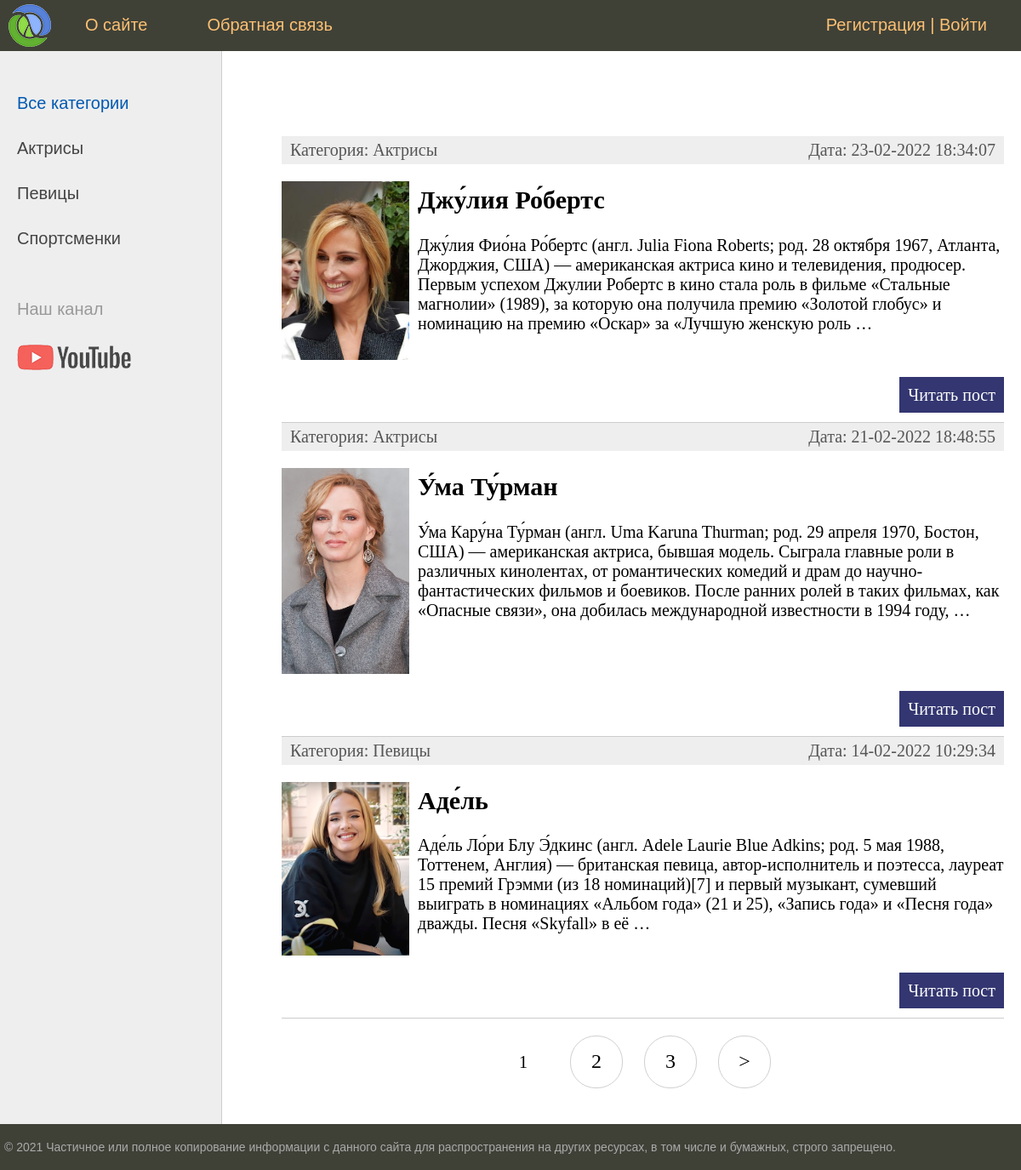
The page / on the database its author committed.
### women/models.py (models this page shows, shortened)
class Category(models.Model):
    name = models.CharField(max_length=100, db_index=True, verbose_name="Категория")
    slug = models.SlugField(max_length=255, unique=True, db_index=True, verbose_name="URL")
    def __str__(self):
        return self.name
    def get_absolute_url(self):
        return reverse('category', kwargs={'cat_slug': self.slug})
    class Meta:
        verbose_name = 'Категория'
        verbose_name_plural = 'Категории'
        ordering = ['id']

class Women(models.Model):
    title = models.CharField(max_length=255, verbose_name="Заголовок")
    slug = models.SlugField(max_length=255, unique=True, db_index=True, verbose_name="URL")
    content = models.TextField(blank=True, verbose_name="Текст статьи")
    photo = models.ImageField(upload_to="photos/%Y/%m/%d/", verbose_name="Фото")
    time_create = models.DateTimeField(auto_now_add=True, verbose_name="Время создания")
    time_update = models.DateTimeField(auto_now=True, verbose_name="Время изменения")
    is_published = models.BooleanField(default=True, verbose_name="Публикация")
    cat = models.ForeignKey('Category', on_delete=models.PROTECT, verbose_name="Категории")
    def get_absolute_url(self):
        return reverse('post', kwargs={'post_slug': self.slug})
    class Meta:
        verbose_name = 'Известные женщины'
        verbose_name_plural = 'Известные женщины'
        ordering = ['id']

### women/views.py (the view)
# urls.py: path('', WomenHome.as_view(), name='home'),
class WomenHome(DataMixin, ListView):
    model = Women
    template_name = 'women/index.html'
    context_object_name = 'posts'
    def get_context_data(self, *, object_list=None, **kwargs):
        context = super().get_context_data(**kwargs)
        c_def = self.get_user_context(title="Главная страница")
        return dict(list(context.items()) + list(c_def.items()))
    def get_queryset(self):
        return Women.objects.filter(is_published=True).select_related('cat')

### women/utils.py (called while the page is built)
    def get_user_context(self, **kwargs):
        context = kwargs
        cats = Category.objects.annotate(Count('women'))
        user_menu = menu.copy()
        if not self.request.user.is_authenticated:
            user_menu.pop(1)
        context['menu'] = user_menu
        context['cats'] = cats
        if 'cat_selected' not in context:
            context['cat_selected'] = 0
        return context

### women/templates/women/index.html (shortened to what this page needs)
{% extends 'women/base.html' %}
{% block content %}
<ul class="list-articles">
	{% for p in posts %}
			<li><div class="article-panel">
	<p class="first">Категория: {{p.cat}}</p>
	<p class="last">Дата: {{p.time_update|date:"d-m-Y H:i:s"}}</p>
</div>
{% if p.photo %}
	<p><img class="img-article-left thumb" src="{{p.photo.url}}"></p>
{% endif %}
				<h2>{{p.title}}</h2>
	{% autoescape on %}
	{{p.content|safe|truncatewords:50}}
	{% endautoescape %}
			<p class="link-read-post"><a href="{{ p.get_absolute_url }}">Читать пост</a></p>
			</li>
	{% endfor %}
</ul>
{% endblock %}

### women/templates/women/base.html (shortened to what this page needs)
{% load static %}
{% load women_tags %}
<!DOCTYPE html>
<html>
<head>
	<link type="text/css" href="{% static 'women/css/styles.css' %}" rel="stylesheet" />
</head>
<body>
<table class="table-page" border=0 cellpadding="0" cellspacing="0">
<tr><td valign=top>
{% block mainmenu %}
		<div class="header">
			<ul id="mainmenu" class="mainmenu">
			<li class="logo"><a href="{% url 'home' %}"><div class="logo"></div></a></li>
{% for m in menu %}
			<li><a href="{% url m.url_name %}">{{m.title}}</a></li>
{% endfor %}
				{% if request.user.is_authenticated %}
				<li class="last"> {{user.username}} | <a href="{% url 'logout' %}">Выйти</a></li>
				{% else %}
				<li class="last"><a href="{% url 'register' %}">Регистрация</a> | <a href="{% url 'login' %}">Войти</a></li>
				{% endif %}
			</ul>
		</div>
{% endblock mainmenu %}
<table class="table-content" border=0 cellpadding="0" cellspacing="0">
<tr>
	<td valign="top" class="left-chapters">
	<ul id="leftchapters">
{% if cat_selected == 0 %}
		<li class="selected">Все категории</li>
{% else %}
		<li><a href="{% url 'home' %}">Все категории</a></li>
{% endif %}
{% for c in cats %}
{% if c.women__count > 0 %}
	{% if c.pk == cat_selected %}
		<li class="selected">{{c.name}}</li>
	{% else %}
		<li><a href="{{ c.get_absolute_url }}">{{c.name}}</a></li>
	{% endif %}
{% endif %}
{% endfor %}
		<li class="share">
		<p>Наш канал</p>
		<a class="share-yt" href="https://www.youtube.com/channel/UClJzWfGWuGJL2t-3dYKcHTA/playlists" target="_blank" rel="nofollow"></a>
		</li>
	</ul>
</td>
<td valign="top" class="content">
	<div class="content-text">
{% block content %}
{% endblock %}
{% if page_obj.has_other_pages %}
<nav class="list-pages">
    <ul>
        {% for p in paginator.page_range %}
		{% if page_obj.number == p %}
        <li class="page-num page-num-selected">{{ p }}</li>
		{% elif p >= page_obj.number|add:-2 and p <= page_obj.number|add:2  %}
        <li class="page-num">
            <a href="?page={{ p }}">{{ p }}</a>
        </li>
		{% endif %}
        {% endfor %}
{% if page_obj.has_next %}
<li class="page-num">
	<a href="?page={{ page_obj.next_page_number }}">&gt;</a>
</li>
{% endif %}
    </ul>
</nav>
{% endif %}
	</div>
</td></tr></table>
</td></tr>
<tr><td valign=top>
	<div id="footer">
		<p>&copy; 2021 Частичное или полное копирование информации с данного сайта для распространения на других ресурсах, в том числе и бумажных, строго запрещено.</p>
	</div>
</td></tr></table>
</body>
</html>

### static/women/css/styles.css (style rules this page uses)
html, body { font-family: 'Arial'; margin: 0; padding: 0; height: 100%; width: 100%; color: #444; }
a { color: #0059b2; text-decoration: none; }
img { max-width: 600px; height: auto; }
img.img-article-left { max-width: 300px; height: auto; float: left; padding: 0 10px 10px 0; }
img.img-article-left.thumb { max-width: 150px; height: auto; }
p.link-read-post { text-align: right; }
p.link-read-post a { padding: 10px; min-width: 100px; background: #333671; color: #fff; text-decoration: none; }
div.article-panel { background: #eee; padding: 5px 10px 5px 10px; box-sizing: border-box; overflow: hidden; color: #555; }
div.article-panel p.first { margin: 0; float: left; }
div.article-panel p.last { margin: 0; float: right; }
ul.list-articles { list-style: none; margin: 0; padding: 0; }
ul.list-articles li { border-bottom: 1px solid #ccc; }
.table-page { width: 100%; height: 100%; vertical-align: top; }
.table-page tr { height: 100%; }
.header { background: #3F4137; height: 60px; }
.logo { background: url('../images/logo.png') no-repeat 10px 5px; width: 70px; height: 60px; }
ul.mainmenu { list-style: none; margin: 0; padding: 0; height: 60px; color: #fdc073; font-size: 20px; overflow: hidden; }
ul.mainmenu li { float: left; margin: 18px 40px 0 30px; }
ul.mainmenu li.logo { margin: 0; }
ul.mainmenu li.last { float: right; }
ul.mainmenu li a { color: #fdc073; text-decoration: none; }
.table-content { width: 100%; min-height: 100%; height: 100%; }
.left-chapters { margin: 0; background: #eee; border-right: 1px solid #ccc; min-height: 100%; }
.left-chapters ul { width: 230px; min-height: 100%; margin: 0; padding: 20px 10px 10px 20px; list-style: none; font-size: 20px; }
.left-chapters ul li { margin: 30px 0 0 0; color: #999; }
.left-chapters ul li.selected { color: #0059b2; }
.left-chapters ul li a { color: #444; text-decoration: none; }
.left-chapters ul li.share { margin: 60px 0 0 0; }
.left-chapters ul li.share p { margin: 30px 0 30px 0; }
.left-chapters ul li.share a { display: inline-block; width: 40px; height: 40px; margin: 0 20px 0 0; }
.left-chapters ul li.share a.share-yt { width: 100%; height: 30px; background: url('../images/share_yt.png') no-repeat 0 0 }
.content { padding: 40px 20px 20px 40px; width: 100%; box-sizing: border-box; }
.content-text { margin: 60px 0 0 30px; color: #000; font-size: 20px; font-family: Yandex Sans Display Light; }
#footer { box-sizing: border-box; background: #3F4137; padding: 5px; color: #aaa; font-size: 14px; font-family: Verdana, Geneva, Arial, Helvetica; text-align: left; overflow: hidden; }
.list-pages { text-align: center; margin: 0 0 20px 0; }
.list-pages ul { margin: 20px 0 0 0; padding: 0; list-style: none; }
.list-pages ul li { display: inline-block; margin: 0 20px 0 0; }
.list-pages a { color: #000; font-size: 24px; text-decoration: none; }
.list-pages .page-num, .page-num-selected { display: inline-block; width: 60px; height: 44px; padding: 16px 0 0 0; border: 1px solid #d0d0d0; border-radius: 30px; }
.list-pages .page-num-selected { border: none; color: #000; font-size: 20px; }

### rows shown on the page
Category: name "Актрисы"
Category: name "Певицы"
Category: name "Спортсменки"
Women: cat "Актрисы", time_update "23-02-2022 18:34:07", photo (picture), title "Джу́лия Ро́бертс", content "Джу́лия Фио́на Ро́бертс (англ. Julia Fiona Roberts; род. 28 октября 1967, Атланта, Джорджия, США) — американская актриса кино и телевидения, продюсер. Первым успехом Джулии Робертс в кино стала роль в фильме «Стальные магнолии» (1989), за которую она получила премию «Золотой глобус» и номинацию на премию «Оскар» за «Лучшую женскую роль …"
Women: cat "Актрисы", time_update "21-02-2022 18:48:55", photo (picture), title "У́ма Ту́рман", content "У́ма Кару́на Ту́рман (англ. Uma Karuna Thurman; род. 29 апреля 1970, Бостон, США) — американская актриса, бывшая модель. Сыграла главные роли в различных кинолентах, от романтических комедий и драм до научно-фантастических фильмов и боевиков. После ранних ролей в таких фильмах, как «Опасные связи», она добилась международной известности в 1994 году, …"
Women: cat "Певицы", time_update "14-02-2022 10:29:34", photo (picture), title "Аде́ль", content "Аде́ль Ло́ри Блу Э́дкинс (англ. Adele Laurie Blue Adkins; род. 5 мая 1988, Тоттенем, Англия) — британская певица, автор-исполнитель и поэтесса, лауреат 15 премий Грэмми (из 18 номинаций)[7] и первый музыкант, сумевший выиграть в номинациях «Альбом года» (21 и 25), «Запись года» и «Песня года» дважды. Песня «Skyfall» в её …"

### other values the page prints
{{ m.title }} "О сайте" "Обратная связь"
{{ p }} "1"
{{ p }} "2" "3"
